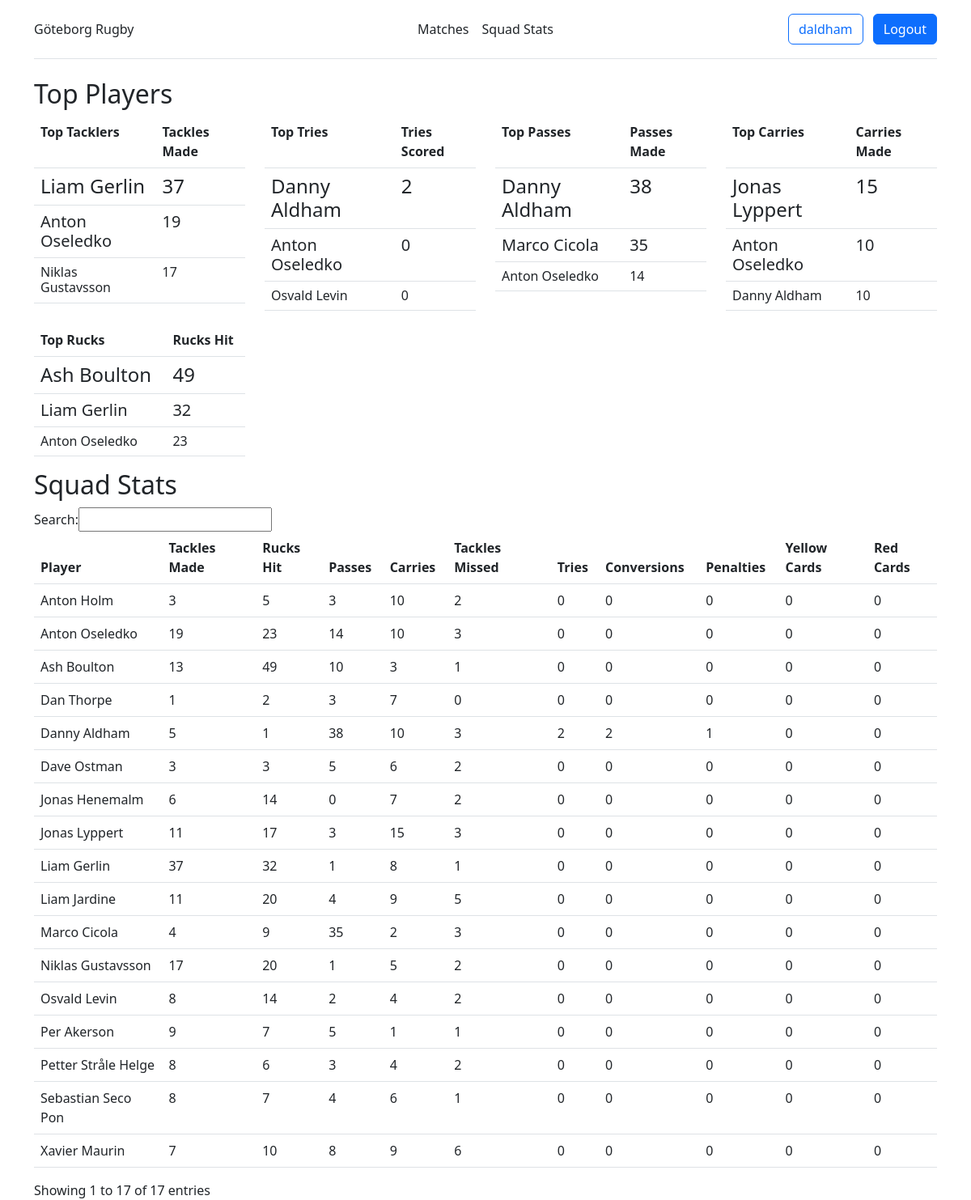
The page /squad/ (signed in) on the database its author committed.
### stats/models.py (models this page shows, shortened)
class MyUser(AbstractUser):
    player = models.OneToOneField(Player, on_delete=models.CASCADE, null=True, blank=True)
    coach = models.BooleanField(default=False)
    team = models.ForeignKey(Team, on_delete=models.CASCADE, null=True, blank=True)
    @property
    def is_coach(self):
        return self.coach

class Team(models.Model):
    name = models.CharField(max_length=30)
    invite_code = models.CharField(max_length=10, null=True, blank=True)

class Player(models.Model):
    first_name = models.CharField(max_length=30)
    last_name = models.CharField(max_length=30)
    position = models.ManyToManyField(Position)
    team = models.ForeignKey(Team, on_delete=models.CASCADE, null=True, blank=True)
    def full_name(self):
        return self.first_name + " " + self.last_name

### stats/views.py (the view)
# urls.py: path('squad/', views.squad_stats, name='squad'),
def squad_stats(request):
    user_team = request.user.team
    players = Player.objects.filter(team=user_team)
    stats = PlayerStatistic.objects.filter(player__in=players)
    squad_stats = {}
    for player in players:
        player_stats = stats.filter(player=player)
        squad_stats[player] = {
            'tackles_made': player_stats.aggregate(Sum('tackles_made'))['tackles_made__sum'] or 0,
            'rucks_hit': player_stats.aggregate(Sum('rucks_hit'))['rucks_hit__sum'] or 0,
            'passes': player_stats.aggregate(Sum('passes'))['passes__sum'] or 0,
            'carries': player_stats.aggregate(Sum('carries'))['carries__sum'] or 0,
            'tackles_missed': player_stats.aggregate(Sum('tackles_missed'))['tackles_missed__sum'] or 0,
            'tries': player_stats.aggregate(Sum('tries'))['tries__sum'] or 0,
            'conversions': player_stats.aggregate(Sum('conversions'))['conversions__sum'] or 0,
            'penalties': player_stats.aggregate(Sum('penalties'))['penalties__sum'] or 0,
            'yellow_cards': player_stats.aggregate(Sum('yellow_cards'))['yellow_cards__sum'] or 0,
            'red_cards': player_stats.aggregate(Sum('red_cards'))['red_cards__sum'] or 0,
        }
    top_tacklers = sorted(squad_stats.items(), key=lambda x: x[1]['tackles_made'], reverse=True)[:3]
    top_tries = sorted(squad_stats.items(), key=lambda x: x[1]['tries'], reverse=True)[:3]
    top_passes = sorted(squad_stats.items(), key=lambda x: x[1]['passes'], reverse=True)[:3]
    top_carries = sorted(squad_stats.items(), key=lambda x: x[1]['carries'], reverse=True)[:3]
    top_rucks = sorted(squad_stats.items(), key=lambda x: x[1]['rucks_hit'], reverse=True)[:3]
    return render(request, 'squad_stats.html', {'squad_stats': squad_stats, 'top_tacklers': top_tacklers, 'top_tries': top_tries, 'top_passes': top_passes, 'top_rucks': top_rucks, 'top_carries': top_carries})

### stats/templates/squad_stats.html (shortened to what this page needs)
{% extends 'base.html' %}
{% block content %}
<div class="container">
    <h2>Top Players</h2>
    <div class="row">
        <div class="col">
            <table class="table stats">
                <tr>
                  <th>Top Tacklers</th>
                  <th>Tackles Made</th>
                </tr>
                {% for i in top_tacklers %}
                <tr {% if forloop.first %}class="h4"{% elif forloop.counter == 2 %}class="h5"{% else %}class="h6"{% endif %}>
                    <td>{{ i.0.full_name }}</td>
                    <td>{{ i.1.tackles_made }}</td>
                </tr>
                {% endfor %}
            </table>
        </div>
        <div class="col">
            <table class="table stats">
                <tr>
                  <th>Top Tries</th>
                  <th>Tries Scored</th>
                </tr>
                {% for i in top_tries %}
                <tr {% if forloop.first %}class="h4"{% elif forloop.counter == 2 %}class="h5"{% else %}class="h6"{% endif %}>
                    <td>{{ i.0.full_name }}</td>
                  <td>{{ i.1.tries }}</td>
                </tr>
                {% endfor %}
            </table>
        </div>
        <div class="col">
            <table class="table stats">
                <tr>
                  <th>Top Passes</th>
                  <th>Passes Made</th>
                </tr>
                {% for i in top_passes %}
                <tr {% if forloop.first %}class="h4"{% elif forloop.counter == 2 %}class="h5"{% else %}class="h6"{% endif %}>
                    <td>{{ i.0.full_name }}</td>
                  <td>{{ i.1.passes }}</td>
                </tr>
                {% endfor %}
            </table>
        </div>
        <div class="col">
            <table class="table stats">
                <tr>
                  <th>Top Carries</th>
                  <th>Carries Made</th>
                </tr>
                {% for i in top_carries %}
                <tr {% if forloop.first %}class="h4"{% elif forloop.counter == 2 %}class="h5"{% else %}class="h6"{% endif %}>
                    <td>{{ i.0.full_name }}</td>
                  <td>{{ i.1.carries }}</td>
                </tr>
                {% endfor %}
            </table>
        </div>
    </div>
    <div class="row">
        <div class="col-3">
            <table class="table stats">
                <tr>
                  <th>Top Rucks</th>
                  <th>Rucks Hit</th>
                </tr>
                {% for i in top_rucks %}
                <tr {% if forloop.first %}class="h4"{% elif forloop.counter == 2 %}class="h5"{% else %}class="h6"{% endif %}>
                    <td>{{ i.0.full_name }}</td>
                  <td>{{ i.1.rucks_hit }}</td>
                </tr>
                {% endfor %}
            </table>
        </div>
    </div>
</div>
<div class="container">
    <h2>Squad Stats</h2>
    <table class="table" id="player_statistics">
    <thead>
        <tr>
            <th>Player</th>
            <th>Tackles Made</th>
            <th>Rucks Hit</th>
            <th>Passes</th>
            <th>Carries</th>
            <th>Tackles Missed</th>
            <th>Tries</th>
            <th>Conversions</th>
            <th>Penalties</th>
            <th>Yellow Cards</th>
            <th>Red Cards</th>
        </tr>
    </thead>
    <tbody>
        {% for player, stats in squad_stats.items %}
        <tr>
            <td>{{ player.full_name }}</td>
            <td>{{ stats.tackles_made }}</td>
            <td>{{ stats.rucks_hit }}</td>
            <td>{{ stats.passes }}</td>
            <td>{{ stats.carries }}</td>
            <td>{{ stats.tackles_missed }}</td>
            <td>{{ stats.tries }}</td>
            <td>{{ stats.conversions }}</td>
            <td>{{ stats.penalties }}</td>
            <td>{{ stats.yellow_cards }}</td>
            <td>{{ stats.red_cards }}</td>
        </tr>
        {% endfor %}
        </tbody>
    </table>
</div>
{% endblock %}

### stats/templates/base.html (shortened to what this page needs)
<!doctype html>
<html lang="en">
  <head>
    <link href="https://cdn.jsdelivr.net/npm/bootstrap@5.3.0-alpha1/dist/css/bootstrap.min.css" rel="stylesheet">
    <link rel="stylesheet" type="text/css" href="https://cdn.datatables.net/v/bs5/dt-1.10.22/datatables.min.css"/>
    {% load static %}
    <link rel="stylesheet" type="text/css" href="{% static 'stats/styles.css' %}">
  </head>
  <body>
    <div class="container">
        <header class="d-flex flex-wrap align-items-center justify-content-center justify-content-md-between py-3 mb-4 border-bottom">
            <div class="d-flex align-items-center col-md-3 mb-2 mb-md-0 text-dark text-decoration-none">
                {% if user.is_authenticated %}
                    <a class="nav-link" href="{% url 'index' %}">{{ user.team.name }}</a>
                {% else %}
                    <a class="nav-link" href="{% url 'index' %}">Rugby Dashboard</a>
                {% endif %}
            </div>
          <ul class="nav col-12 col-md-auto mb-2 justify-content-center mb-md-0">
            {% if user.is_authenticated and user.team and user.is_coach %}
            <li><a href="{% url 'matches' %}" class="nav-link px-2 link-dark">Matches</a></li>
            <li><a href="{% url 'squad' %}" class="nav-link px-2 link-dark">Squad Stats</a></li>
            <li><a href="{% url 'add_players' %}" class="nav-link px-2 link-dark">Add Players</a></li>
            <li><a href="{% url 'add_match' %}" class="nav-link px-2 link-dark">Add Match</a></li>
            {% elif user.is_authenticated and user.team %}
            <li><a href="{% url 'matches' %}" class="nav-link px-2 link-dark">Matches</a></li>
            <li><a href="{% url 'squad' %}" class="nav-link px-2 link-dark">Squad Stats</a></li>
            {% elif user.is_authenticated %}
            <li><a href="{% url 'matches' %}" class="nav-link px-2 link-dark">Matches</a></li>
            <li><a href="{% url 'squad' %}" class="nav-link px-2 link-dark">Squad Stats</a></li>
            <li><a href="{% url 'join' %}" class="nav-link px-2 link-dark">Join Team</a></li>
            {% else %}
            <li><a href="{% url 'about' %}" class="nav-link px-2 link-dark">About</a></li>
            {% endif %}
          </ul>
          <div class="col-md-3 text-end">
            {% if user.is_authenticated %}
            <a class="btn btn-outline-primary me-2" href="{% url 'index' %}">{{ user.username }}</a>
            <a class="btn btn-primary" href="{% url 'logout' %}">Logout</a>
            {% else %}
            <a class="btn btn-outline-primary me-2" href="{% url 'login' %}">Log In</a>
            <a class="btn btn-primary" href="{% url 'register' %}">Sign Up</a>
            {% endif %}
          </div>
        </header>
    </div>
    {% block content %}{% endblock %}
  </body>
</html>

### rows shown on the page
MyUser: team.name "Göteborg Rugby", username "daldham"
Player: first_name+last_name "Liam Gerlin", i "37", i "32", full_name "Liam Gerlin", tackles_made "37", rucks_hit "32", passes "1", carries "8", tackles_missed "1", tries "0", conversions "0", penalties "0", yellow_cards "0", red_cards "0"
Player: first_name+last_name "Anton Oseledko", i "19", i "0", i "14", i "10", i "23", full_name "Anton Oseledko", tackles_made "19", rucks_hit "23", passes "14", carries "10", tackles_missed "3", tries "0", conversions "0", penalties "0", yellow_cards "0", red_cards "0"
Player: first_name+last_name "Niklas Gustavsson", i "17", full_name "Niklas Gustavsson", tackles_made "17", rucks_hit "20", passes "1", carries "5", tackles_missed "2", tries "0", conversions "0", penalties "0", yellow_cards "0", red_cards "0"
Player: first_name+last_name "Danny Aldham", i "2", i "38", i "10", full_name "Danny Aldham", tackles_made "5", rucks_hit "1", passes "38", carries "10", tackles_missed "3", tries "2", conversions "2", penalties "1", yellow_cards "0", red_cards "0"
Player: first_name+last_name "Osvald Levin", i "0", full_name "Osvald Levin", tackles_made "8", rucks_hit "14", passes "2", carries "4", tackles_missed "2", tries "0", conversions "0", penalties "0", yellow_cards "0", red_cards "0"
Player: first_name+last_name "Marco Cicola", i "35", full_name "Marco Cicola", tackles_made "4", rucks_hit "9", passes "35", carries "2", tackles_missed "3", tries "0", conversions "0", penalties "0", yellow_cards "0", red_cards "0"
Player: first_name+last_name "Jonas Lyppert", i "15", full_name "Jonas Lyppert", tackles_made "11", rucks_hit "17", passes "3", carries "15", tackles_missed "3", tries "0", conversions "0", penalties "0", yellow_cards "0", red_cards "0"
Player: first_name+last_name "Ash Boulton", i "49", full_name "Ash Boulton", tackles_made "13", rucks_hit "49", passes "10", carries "3", tackles_missed "1", tries "0", conversions "0", penalties "0", yellow_cards "0", red_cards "0"
Player: full_name "Petter Stråle Helge", tackles_made "8", rucks_hit "6", passes "3", carries "4", tackles_missed "2", tries "0", conversions "0", penalties "0", yellow_cards "0", red_cards "0"
Player: full_name "Jonas Henemalm", tackles_made "6", rucks_hit "14", passes "0", carries "7", tackles_missed "2", tries "0", conversions "0", penalties "0", yellow_cards "0", red_cards "0"
Player: full_name "Xavier Maurin", tackles_made "7", rucks_hit "10", passes "8", carries "9", tackles_missed "6", tries "0", conversions "0", penalties "0", yellow_cards "0", red_cards "0"
Player: full_name "Sebastian Seco Pon", tackles_made "8", rucks_hit "7", passes "4", carries "6", tackles_missed "1", tries "0", conversions "0", penalties "0", yellow_cards "0", red_cards "0"
Player: full_name "Per Akerson", tackles_made "9", rucks_hit "7", passes "5", carries "1", tackles_missed "1", tries "0", conversions "0", penalties "0", yellow_cards "0", red_cards "0"
Player: full_name "Anton Holm", tackles_made "3", rucks_hit "5", passes "3", carries "10", tackles_missed "2", tries "0", conversions "0", penalties "0", yellow_cards "0", red_cards "0"
Player: full_name "Liam Jardine", tackles_made "11", rucks_hit "20", passes "4", carries "9", tackles_missed "5", tries "0", conversions "0", penalties "0", yellow_cards "0", red_cards "0"
Player: full_name "Dan Thorpe", tackles_made "1", rucks_hit "2", passes "3", carries "7", tackles_missed "0", tries "0", conversions "0", penalties "0", yellow_cards "0", red_cards "0"
Player: full_name "Dave Ostman", tackles_made "3", rucks_hit "3", passes "5", carries "6", tackles_missed "2", tries "0", conversions "0", penalties "0", yellow_cards "0", red_cards "0"
